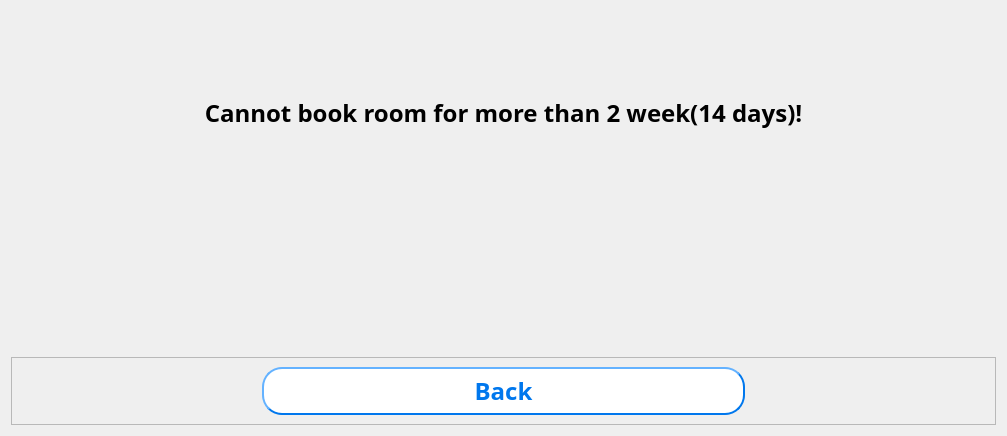
<?xml version="1.0" encoding="UTF-8"?>
<ui version="4.0">
 <class>Dialog</class>
 <widget class="QDialog" name="Dialog">
  <property name="geometry">
   <rect>
    <x>0</x>
    <y>0</y>
    <width>1007</width>
    <height>436</height>
   </rect>
  </property>
  <property name="windowTitle">
   <string>Dialog</string>
  </property>
  <layout class="QGridLayout" name="gridLayout_2">
   <item row="0" column="0">
    <layout class="QVBoxLayout" name="verticalLayout" stretch="3,2,1">
     <item>
      <widget class="QLabel" name="label">
       <property name="font">
        <font>
         <family>Bahnschrift SemiBold</family>
         <pointsize>18</pointsize>
         <weight>75</weight>
         <bold>true</bold>
        </font>
       </property>
       <property name="text">
        <string>Cannot book room for more than 2 week(14 days)!</string>
       </property>
       <property name="alignment">
        <set>Qt::AlignCenter</set>
       </property>
      </widget>
     </item>
     <item>
      <spacer name="verticalSpacer">
       <property name="orientation">
        <enum>Qt::Vertical</enum>
       </property>
       <property name="sizeHint" stdset="0">
        <size>
         <width>20</width>
         <height>40</height>
        </size>
       </property>
      </spacer>
     </item>
     <item>
      <widget class="QFrame" name="frame">
       <property name="frameShape">
        <enum>QFrame::StyledPanel</enum>
       </property>
       <property name="frameShadow">
        <enum>QFrame::Raised</enum>
       </property>
       <layout class="QHBoxLayout" name="horizontalLayout_2">
        <item>
         <layout class="QHBoxLayout" name="horizontalLayout" stretch="1,2,1">
          <item>
           <spacer name="horizontalSpacer_2">
            <property name="orientation">
             <enum>Qt::Horizontal</enum>
            </property>
            <property name="sizeHint" stdset="0">
             <size>
              <width>40</width>
              <height>20</height>
             </size>
            </property>
           </spacer>
          </item>
          <item>
           <widget class="QPushButton" name="close_msg">
            <property name="sizePolicy">
             <sizepolicy hsizetype="Expanding" vsizetype="Expanding">
              <horstretch>0</horstretch>
              <verstretch>0</verstretch>
             </sizepolicy>
            </property>
            <property name="font">
             <font>
              <family>Bahnschrift SemiBold</family>
              <pointsize>18</pointsize>
              <weight>75</weight>
              <bold>true</bold>
             </font>
            </property>
            <property name="styleSheet">
             <string notr="true">QPushButton{background-color: rgb(255,255,255); border-radius:20px; color:rgb(0, 119, 237);border-width:2px;border-color:rgb(0, 119, 237);border-style:outset;}</string>
            </property>
            <property name="text">
             <string>Back</string>
            </property>
           </widget>
          </item>
          <item>
           <spacer name="horizontalSpacer">
            <property name="orientation">
             <enum>Qt::Horizontal</enum>
            </property>
            <property name="sizeHint" stdset="0">
             <size>
              <width>40</width>
              <height>20</height>
             </size>
            </property>
           </spacer>
          </item>
         </layout>
        </item>
       </layout>
      </widget>
     </item>
    </layout>
   </item>
  </layout>
 </widget>
 <resources/>
 <connections/>
</ui>
